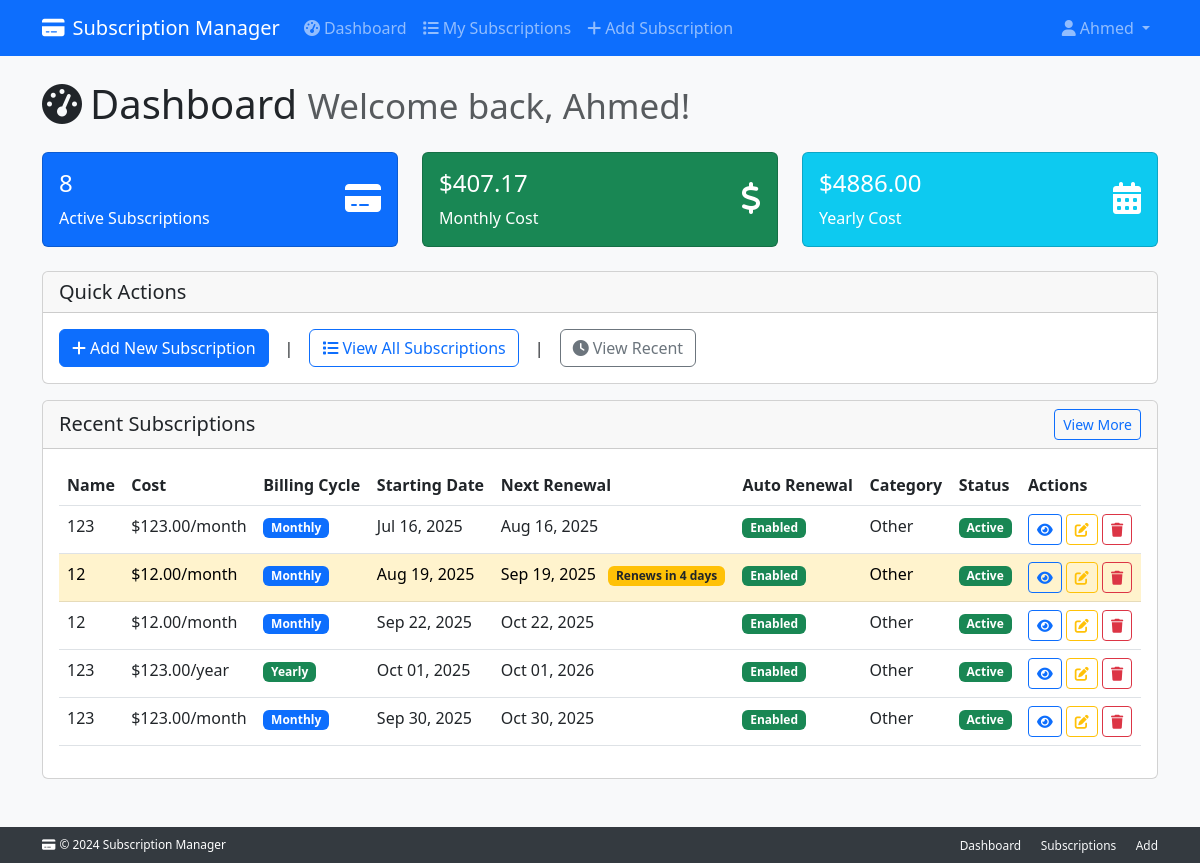
The app's page /dashboard/ (signed in) with its own data.
### subscriptions/models/subscription.py (models this page shows, shortened)
class Subscription(
    ValidationMixin,
    TimestampMixin,
    CostCalculationsMixin,
    PaymentManagementMixin,
    RenewalLogicMixin,
    ScheduleManagementMixin,
    models.Model
):
    user = models.ForeignKey(
        settings.AUTH_USER_MODEL,
        on_delete=models.CASCADE,
        related_name="subscriptions"
    )
    name = models.CharField(max_length=200)
    monthly_cost = models.DecimalField(
        max_digits=10,
        decimal_places=2,
        null=True,
        blank=True
    )
    yearly_cost = models.DecimalField(
        max_digits=10,
        decimal_places=2,
        null=True,
        blank=True
    )
    billing_cycle = models.CharField(
        max_length=10,
        choices=BILLING_CYCLE_CHOICES
    )
    start_date = models.DateField()
    renewal_date = models.DateField(null=True, blank=True)
    duration_months = models.PositiveIntegerField(
        null=True,
        blank=True,
        help_text="Duration in months (for monthly billing)"
    )
    duration_years = models.PositiveIntegerField(
        null=True,
        blank=True,
        help_text="Duration in years (for yearly billing)"
    )
    is_active = models.BooleanField(default=True)
    auto_renewal = models.BooleanField(
        default=True,
        help_text="Whether subscription auto-renews"
    )
    category = models.ForeignKey(
        'Category',
        on_delete=models.PROTECT
    )
    objects = SubscriptionManager()
    class Meta:
        ordering = ['-created_at']
        verbose_name = "Subscription"
        verbose_name_plural = "Subscriptions"

### subscriptions/models/category.py (models this page shows, shortened)
class Category(ValidationMixin, SelfReferencingMixin, models.Model):
    name = models.CharField(max_length=150)
    description = models.TextField(blank=True)
    parent = models.ForeignKey(
        "self",
        null=True,
        blank=True,
        on_delete=models.SET_NULL,
        related_name="subcategories"
    )
    objects = CategoryManager()
    class Meta:
        verbose_name = "Category"
        verbose_name_plural = "Categories"
        ordering = ['name']

### accounts/views.py (the view)
# urls.py: path('dashboard/', views.dashboard, name='dashboard'),
@login_required
def dashboard(request):
    subscriptions_qs = get_user_subscriptions(request.user)
    total_monthly_cost, total_yearly_cost, total_count = compute_dashboard_totals(subscriptions_qs)
    context = {
        'subscriptions': list(subscriptions_qs),  # materialize for reuse in templates
        'total_monthly_cost': total_monthly_cost,
        'total_yearly_cost': total_yearly_cost,
        'total_subscriptions': total_count,
    }
    return render(request, 'dashboard.html', context)

### subscriptions/models/managers.py (called while the page is built)
    def get_queryset(self):
        return SubscriptionQuerySet(self.model, using=self._db)

### subscriptions/models/mixins/renewal_logic.py (called while the page is built)
    def days_until_renewal(self):
        if not self.renewal_date or not self.is_active:
            return None
        today = timezone.now().date()
        return (self.renewal_date - today).days

    def is_renewing_within(self, days: int = 7) -> bool:
        remaining_days = self.days_until_renewal()
        if remaining_days is None:
            return False
        if remaining_days < 0:
            return False
        return remaining_days <= days

### subscriptions/selectors.py (called while the page is built)
def get_user_subscriptions(user) -> QuerySet[Subscription]:
    return (
        Subscription.objects.select_related("category")
        .filter(user=user, is_active=True)
        .order_by("-created_at")
    )

def compute_dashboard_totals(subscriptions: Iterable[Subscription]) -> Tuple[float, float, int]:
    total_monthly_direct = 0.0
    total_yearly_direct = 0.0
    for sub in subscriptions:
        if sub.billing_cycle == "monthly":
            total_monthly_direct += float(sub.monthly_cost or 0)
        else:
            total_yearly_direct += float(sub.yearly_cost or 0)
    monthly_equiv_from_yearly = total_yearly_direct / 12 if total_yearly_direct > 0 else 0.0
    total_monthly_cost = total_monthly_direct + monthly_equiv_from_yearly
    total_yearly_cost = total_monthly_cost * 12
    return total_monthly_cost, total_yearly_cost, len(list(subscriptions))

### subscriptions_management_project/templates/dashboard.html
{% extends 'base.html' %} {% block title %}Dashboard - Subscription Manager{%endblock %} {% block content %}
<div class="row">
  <div class="col-12">
    <h1 class="mb-4">
      <i class="fas fa-tachometer-alt me-2"></i>Dashboard
      <small class="text-muted">Welcome back, {{ user.username }}!</small>
    </h1>
  </div>
</div>
<div class="row mb-4">
  <div class="col-md-4">
    <div class="card bg-primary text-white">
      <div class="card-body">
        <div class="d-flex justify-content-between">
          <div>
            <h4>{{ total_subscriptions }}</h4>
            <p class="mb-0">Active Subscriptions</p>
          </div>
          <div class="align-self-center">
            <i class="fas fa-credit-card fa-2x"></i>
          </div>
        </div>
      </div>
    </div>
  </div>
  <div class="col-md-4">
    <div class="card bg-success text-white">
      <div class="card-body">
        <div class="d-flex justify-content-between">
          <div>
            <h4>${{ total_monthly_cost|floatformat:2 }}</h4>
            <p class="mb-0">Monthly Cost</p>
          </div>
          <div class="align-self-center">
            <i class="fas fa-dollar-sign fa-2x"></i>
          </div>
        </div>
      </div>
    </div>
  </div>
  <div class="col-md-4">
    <div class="card bg-info text-white">
      <div class="card-body">
        <div class="d-flex justify-content-between">
          <div>
            <h4>${{ total_yearly_cost|floatformat:2 }}</h4>
            <p class="mb-0">Yearly Cost</p>
          </div>
          <div class="align-self-center">
            <i class="fas fa-calendar-alt fa-2x"></i>
          </div>
        </div>
      </div>
    </div>
  </div>
</div>
<div class="row mb-4">
  <div class="col-12">
    <div class="card">
      <div class="card-header">
        <h5 class="mb-0">Quick Actions</h5>
      </div>
      <div class="card-body d-flex align-items-center flex-wrap gap-2">
        <a href="{% url 'add_subscription' %}" class="btn btn-primary">
          <i class="fas fa-plus me-1"></i>Add New Subscription
        </a>
        <span class="mx-2">|</span>
        <a href="{% url 'subscription_list' %}" class="btn btn-outline-primary">
          <i class="fas fa-list me-1"></i>View All Subscriptions
        </a>
        <span class="mx-2">|</span>
        <button
          type="button"
          class="btn btn-outline-secondary"
          id="action-recent"
        >
          <i class="fas fa-clock me-1"></i>View Recent
        </button>
      </div>
    </div>
  </div>
  <div class="col-12 mt-3" id="actions-container">
    <div class="card">
      <div
        class="card-header d-flex justify-content-between align-items-center"
      >
        <h5 class="mb-0">Recent Subscriptions</h5>
        <a
          href="{% url 'subscription_list' %}"
          class="btn btn-sm btn-outline-primary"
          >View More</a
        >
      </div>
      <div class="card-body">
        {% with subs=subscriptions|slice:":5" %}
        {% include 'partials/subscriptions_table.html' with subscriptions=subs %}
        {% endwith %}
          </div>
    </div>
  </div>
</div>
{% endblock %}

### subscriptions_management_project/templates/base.html (shortened to what this page needs)
<!DOCTYPE html>
<html lang="en">
  <head>
    <link
      href="https://cdn.jsdelivr.net/npm/bootstrap@5.3.0/dist/css/bootstrap.min.css"
      rel="stylesheet"
    />
    <link
      href="https://cdnjs.cloudflare.com/ajax/libs/font-awesome/6.0.0/css/all.min.css"
      rel="stylesheet"
    />
  </head>
  <body class="bg-light">
    <nav class="navbar navbar-expand-lg navbar-dark bg-primary">
      <div class="container">
        <a class="navbar-brand" href="{% url 'dashboard' %}">
          <i class="fas fa-credit-card me-2"></i>Subscription Manager
        </a>
        <div class="collapse navbar-collapse" id="navbarNav">
          <ul class="navbar-nav me-auto">
            {% if user.is_authenticated %}
            <li class="nav-item">
              <a class="nav-link" href="{% url 'dashboard' %}">
                <i class="fas fa-tachometer-alt me-1"></i>Dashboard
              </a>
            </li>
            <li class="nav-item">
              <a class="nav-link" href="{% url 'subscription_list' %}">
                <i class="fas fa-list me-1"></i>My Subscriptions
              </a>
            </li>
            <li class="nav-item">
              <a class="nav-link" href="{% url 'add_subscription' %}">
                <i class="fas fa-plus me-1"></i>Add Subscription
              </a>
            </li>
            {% endif %}
          </ul>
          <ul class="navbar-nav">
            {% if user.is_authenticated %}
            <li class="nav-item dropdown">
              <a
                class="nav-link dropdown-toggle"
                href="#"
                id="navbarDropdown"
                role="button"
                data-bs-toggle="dropdown"
              >
                <i class="fas fa-user me-1"></i>{{ user.username }}
              </a>
            </li>
            {% endif %}
          </ul>
        </div>
      </div>
    </nav>
    <div class="main-content">
      <div class="content-wrapper">
        <main class="container mt-4 mb-5">
          {% block content %}{% endblock %}
        </main>
      </div>
      <footer class="footer">
        <div class="container">
          <div class="row align-items-center">
            <div class="col-md-6">
              <p class="mb-0 small">
                <i class="fas fa-credit-card me-1"></i>&copy; 2024 Subscription
                Manager
              </p>
            </div>
            <div class="col-md-6 text-md-end">
              <a
                href="{% url 'dashboard' %}"
                class="text-light text-decoration-none me-3 small"
                >Dashboard</a
              >
              <a
                href="{% url 'subscription_list' %}"
                class="text-light text-decoration-none me-3 small"
                >Subscriptions</a
              >
              <a
                href="{% url 'add_subscription' %}"
                class="text-light text-decoration-none small"
                >Add</a
              >
            </div>
          </div>
        </div>
      </footer>
    </div>
  </body>
</html>

### subscriptions/templates/partials/subscriptions_table.html
<div class="table-responsive">
  <table class="table table-hover">
    <thead>
      <tr>
        <th>Name</th>
        <th>Cost</th>
        <th>Billing Cycle</th>
        <th>Starting Date</th>
        <th>Next Renewal</th>
        <th>Auto Renewal</th>
        <th>Category</th>
        <th>Status</th>
        <th>Actions</th>
      </tr>
    </thead>
    <tbody>
      {% for subscription in subscriptions %}
      <tr
        class="{% if subscription.is_renewing_within %}table-warning{% endif %}"
      >
        <td>{{ subscription.name }}</td>
        <td>
        {% if subscription.billing_cycle == 'monthly' %}
        ${{ subscription.monthly_cost|floatformat:2 }}/month
        {% else %}
        ${{ subscription.yearly_cost|floatformat:2 }}/year
        {% endif %}
        </td>
        <td>
          <span
            class="badge bg-{% if subscription.billing_cycle == 'monthly' %}primary{% else %}success{% endif %}"
          >
            {{ subscription.billing_cycle|title }}
          </span>
        </td>
        <td>{{ subscription.start_date|date:"M d, Y" }}</td>
        <td>
          {{ subscription.renewal_date|date:"M d, Y" }}
          {% if subscription.is_renewing_within %}
            <span class="badge bg-warning text-dark ms-2">
                Renews in {{ subscription.days_until_renewal }} days
            </span>
          {% endif %}
        </td>
        <td>
          {% include 'partials/badge_boolean.html' with value=subscription.auto_renewal true_label='Enabled' false_label='Disabled' %}
        </td>
        <td>{{ subscription.category.name|default:"No Category" }}</td>
        <td>
          {% include 'partials/badge_boolean.html' with value=subscription.is_active true_label='Active' false_label='Inactive' %}
        </td>
        <td>
          <a
            href="{% url 'subscription_detail' subscription.pk %}"
            class="btn btn-sm btn-outline-primary"
          >
            <i class="fas fa-eye"></i>
          </a>
          <a
            href="{% url 'edit_subscription' subscription.pk %}"
            class="btn btn-sm btn-outline-warning"
          >
            <i class="fas fa-edit"></i>
          </a>
          <button
            type="button"
            class="btn btn-sm btn-outline-danger"
            onclick="confirmDelete({{ subscription.pk }}, '{{ subscription.name }}')"
          >
            <i class="fas fa-trash"></i>
          </button>
        </td>
      </tr>
      {% endfor %}
    </tbody>
  </table>
</div>

### subscriptions/templates/partials/badge_boolean.html
<span class="badge bg-{% if value %}success{% else %}danger{% endif %}">
  {% if value %}
    {{ true_label|default:'Enabled' }}
  {% else %}
    {{false_label|default:'Disabled' }}
  {% endif %}
</span>

### subscriptions_management_project/templates/base.html (style rules this page uses)
html, body { height: 100%; }
body { display: flex; flex-direction: column; }
.main-content { flex: 1; display: flex; flex-direction: column; }
.content-wrapper { flex: 1; }
.footer { background-color: #343a40; color: white; padding: 8px 0; margin-top: auto; font-size: 0.85rem; }

### records on screen
Subscription: name "123", monthly_cost "123.00", billing_cycle "Monthly", start_date "Jul 16, 2025", renewal_date "Aug 16, 2025", true_label "Enabled Active", category.name "Other"
Subscription: name "12", monthly_cost "12.00", billing_cycle "Monthly", start_date "Aug 19, 2025", renewal_date "Sep 19, 2025", days_until_renewal "4", true_label "Enabled Active", category.name "Other"
Subscription: name "12", monthly_cost "12.00", billing_cycle "Monthly", start_date "Sep 22, 2025", renewal_date "Oct 22, 2025", true_label "Enabled Active", category.name "Other"
Subscription: name "123", yearly_cost "123.00", billing_cycle "Yearly", start_date "Oct 01, 2025", renewal_date "Oct 01, 2026", true_label "Enabled Active", category.name "Other"
Subscription: name "123", monthly_cost "123.00", billing_cycle "Monthly", start_date "Sep 30, 2025", renewal_date "Oct 30, 2025", true_label "Enabled Active", category.name "Other"

### other values on screen
{{ user.username }} "Ahmed"
{{ total_subscriptions }} "8"
{{ total_monthly_cost|floatformat:2 }} "407.17"
{{ total_yearly_cost|floatformat:2 }} "4886.00"
